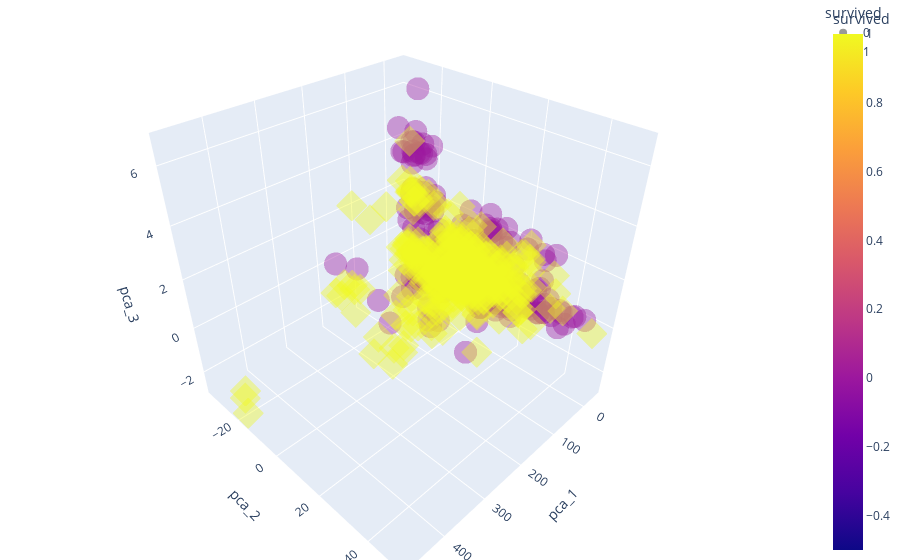

Write notebook code for a chart like this one.
### Code cell
import plotly.express as px

fig = px.scatter_3d(
	pca_df, x='pca_1', y='pca_2', z='pca_3', color='survived', symbol='survived', opacity=0.4
)
fig.update_layout(margin=dict(l=0, r=0, b=0, t=0))
fig.show()

### Figure 1 — Plotly figure (JSON) as saved in the notebook; plotly's stock layout.template omitted (floating-point values rounded to 4 significant figures; data arrays with more than 128 entries replaced by an {"elided": "..."} marker saying what was removed)
{"data": [{"hovertemplate": "survived=%{marker.color}<br>pca_1=%{x}<br>pca_2=%{y}<br>pca_3=%{z}<extra></extra>", "legendgroup": "0", "marker": {"color": {"elided": "497 int values"}, "coloraxis": "coloraxis", "opacity": 0.4, "symbol": "circle"}, "mode": "markers", "name": "0", "scene": "scene", "showlegend": true, "type": "scatter3d", "x": {"elided": "497 float values"}, "y": {"elided": "497 float values"}, "z": {"elided": "497 float values"}}, {"hovertemplate": "survived=%{marker.color}<br>pca_1=%{x}<br>pca_2=%{y}<br>pca_3=%{z}<extra></extra>", "legendgroup": "1", "marker": {"color": {"elided": "339 int values"}, "coloraxis": "coloraxis", "opacity": 0.4, "symbol": "diamond"}, "mode": "markers", "name": "1", "scene": "scene", "showlegend": true, "type": "scatter3d", "x": {"elided": "339 float values"}, "y": {"elided": "339 float values"}, "z": {"elided": "339 float values"}}], "layout": {"coloraxis": {"colorbar": {"title": {"text": "survived"}}, "colorscale": [[0, "#0d0887"], [0.1111, "#46039f"], [0.2222, "#7201a8"], [0.3333, "#9c179e"], [0.4444, "#bd3786"], [0.5556, "#d8576b"], [0.6667, "#ed7953"], [0.7778, "#fb9f3a"], [0.8889, "#fdca26"], [1, "#f0f921"]]}, "legend": {"title": {"text": "survived"}, "tracegroupgap": 0}, "margin": {"b": 0, "l": 0, "r": 0, "t": 0}, "scene": {"domain": {"x": [0, 1], "y": [0, 1]}, "xaxis": {"title": {"text": "pca_1"}}, "yaxis": {"title": {"text": "pca_2"}}, "zaxis": {"title": {"text": "pca_3"}}}}}
